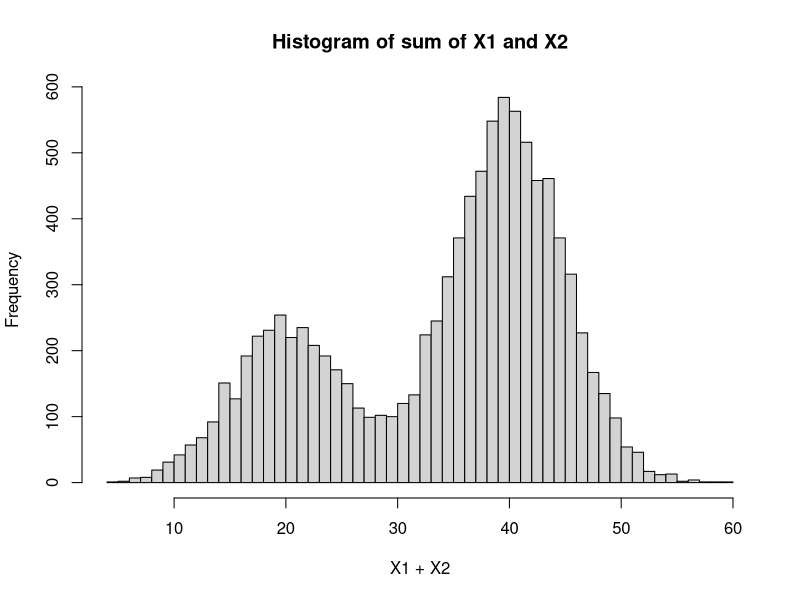
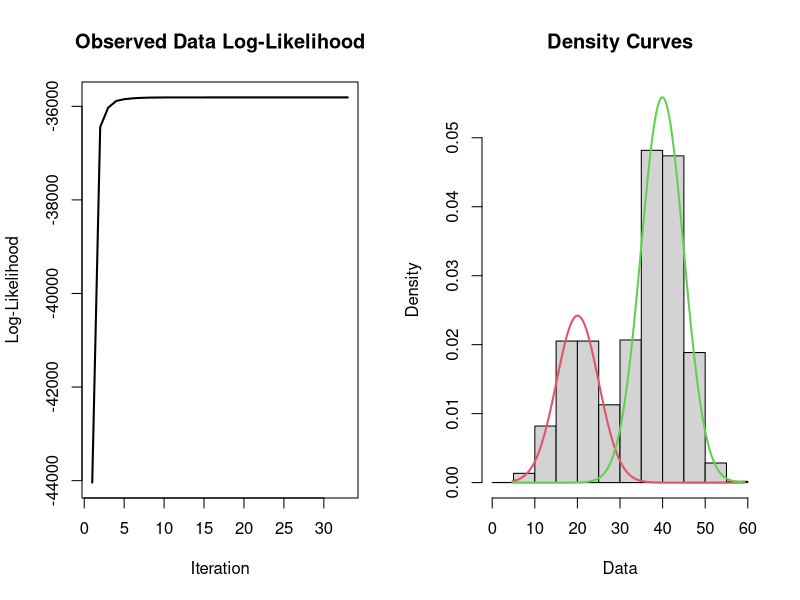

These charts were generated, in order, by the following R code:
## ---- myrcode1

set.seed(123)
X1 = rnorm(3000, 20, 5)
X2 = rnorm(7000, 40, 5)
x = c(X1, X2)
hist(x, nclass=50, main="Histogram of sum of X1 and X2", xlab="X1 + X2")


# Using mixtools
library(mixtools)
par(mfrow=c(1,2))
EMmixtool <- normalmixEM(x)
plot(EMmixtool, density=TRUE)
EMmixtool[c("lambda", "mu", "sigma")]

# Calculating by hand
mem <- kmeans(x,2)$cluster
mu1 <- mean(x[mem==1])
mu2 <- mean(x[mem==2])
sigma1 <- sd(x[mem==1])
sigma2 <- sd(x[mem==2])
pi1 <- sum(mem==1)/length(mem)
pi2 <- sum(mem==2)/length(mem)

# modified sum only considers finite values
sum.finite <- function(x) {
  sum(x[is.finite(x)])
}

Q <- 0
# starting value of expected value of the log likelihood
Q[2] <- sum.finite(log(pi1)+log(dnorm(x, mu1, sigma1)))
  + sum.finite(log(pi2)+log(dnorm(x, mu2, sigma2)))

k <- 2

while (abs(Q[k]-Q[k-1])>=1e-6) {
  # E step
  comp1 <- pi1 * dnorm(x, mu1, sigma1)
  comp2 <- pi2 * dnorm(x, mu2, sigma2)
  comp.sum <- comp1 + comp2
  
  p1 <- comp1/comp.sum
  p2 <- comp2/comp.sum
  
  # M step
  pi1 <- sum.finite(p1) / length(x)
  pi2 <- sum.finite(p2) / length(x)
  
  mu1 <- sum.finite(p1 * x) / sum.finite(p1)
  mu2 <- sum.finite(p2 * x) / sum.finite(p2)
  
  sigma1 <- sqrt(sum.finite(p1 * (x-mu1)^2) / sum.finite(p1))
  sigma2 <- sqrt(sum.finite(p2 * (x-mu2)^2) / sum.finite(p2))
  
  p1 <- pi1 
  p2 <- pi2
  
  k <- k + 1
  Q[k] <- sum(log(comp.sum))
}
